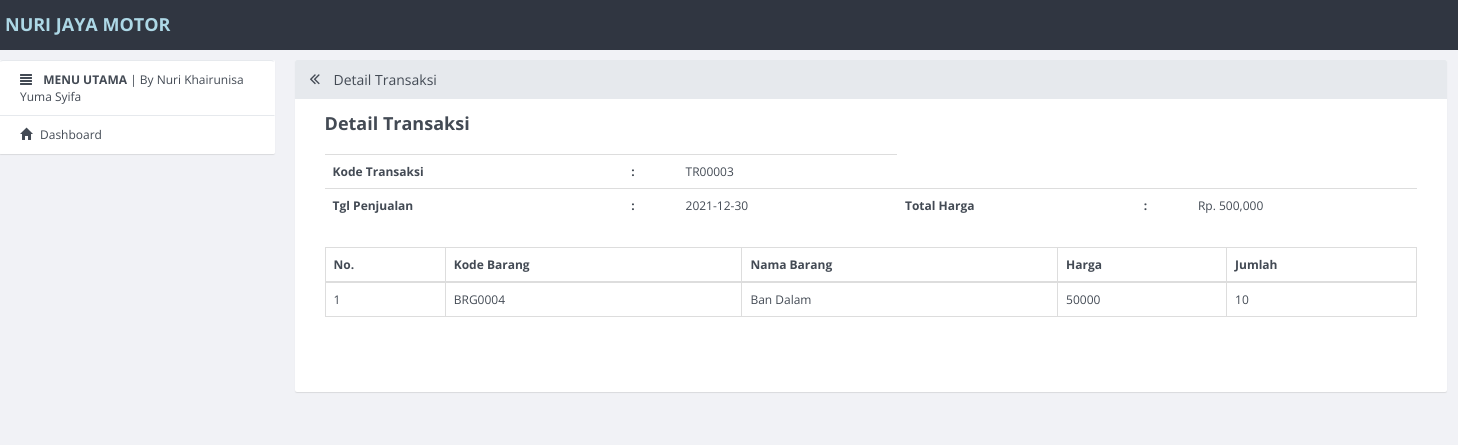
The app's page /app/detail_penjualan/TR00003 with its own data.
### tables this page shows
CREATE TABLE `transaksi` (
  `id_transaksi` int(11) NOT NULL,
  `kode_transaksi` varchar(10) DEFAULT NULL,
  `tgl_transaksi` date DEFAULT NULL,
  `total_harga` int(11) DEFAULT NULL
);

CREATE TABLE `detail_transaksi` (
  `kode_transaksi` varchar(10) DEFAULT NULL,
  `kode_barang` varchar(10) DEFAULT NULL,
  `qty` int(5) DEFAULT NULL
);

CREATE TABLE `barang` (
  `id_barang` int(11) NOT NULL,
  `kode_barang` varchar(10) DEFAULT NULL,
  `nama_barang` varchar(50) DEFAULT NULL,
  `harga` int(11) DEFAULT NULL,
  `stok` int(5) DEFAULT NULL,
  `foto_barang` varchar(100) DEFAULT NULL,
  `id_jenis` int(11) DEFAULT NULL,
  `id_merk` int(11) DEFAULT NULL,
  `kode_supplier` varchar(10) DEFAULT NULL
);

### application/controllers/App.php (called while the page is built, shortened)
<?php
class App extends CI_Controller {
				?>
		<?php
	public function detail_penjualan($kode_penjualan)
	{
		$data = array(
			'konten' => 'detail_penjualan',
			'judul' => 'Detail Transaksi',
			'data' => $this->db->query("SELECT * FROM transaksi where kode_transaksi='$kode_penjualan'"),
		);
		$this->load->view('v_index',$data);
	}
}

### index.php (called while the page is built, shortened)
<?php
require_once BASEPATH.'core/CodeIgniter.php';

### application/views/detail_penjualan.php (the view)
<?php
$rs = $data->row();
 ?>
<div class="row">
	<div class="col-md-12">
		<table class="table">
			<tr>
				<th>Kode Transaksi</th>
				<th>:</th>
				<td><?php echo $rs->kode_transaksi; ?></td>
			</tr>
			<tr>
				<th>Tgl Penjualan</th>
				<th>:</th>
				<td><?php echo $rs->tgl_transaksi; ?></td>
				<th>Total Harga</th>
				<th>:</th>
				<td>Rp. <?php echo number_format($rs->total_harga); ?></td>
			</tr>
		</table>
	</div>
	<div class="col-md-12">
		<table class="table table-bordered" style="margin-bottom: 10px" >
			<thead>
				<tr>
					<th>No.</th>
					<th>Kode Barang</th>
					<th>Nama Barang</th>
					<th>Harga</th>
					<th>Jumlah</th>
				</tr>
			</thead>
			<tbody>
				<?php
				$sql = $this->db->query("SELECT * FROM detail_transaksi as a,barang as b where a.kode_barang=b.kode_barang and a.kode_transaksi='$rs->kode_transaksi' ");
				$no = 1;
				foreach ($sql->result() as $row) {
				 ?>
				<tr>
					<td><?php echo $no++; ?></td>
					<td><?php echo $row->kode_barang; ?></td>
					<td><?php echo $row->nama_barang; ?></td>
					<td><?php echo $row->harga; ?></td>
					<td><?php echo $row->qty; ?></td>
				</tr>
				<?php } ?>
			</tbody>
		</table>
	</div>
</div>

### records on screen
transaksi: kode_transaksi "TR00003", tgl_transaksi "2021-12-30", total_harga "500,000"
detail_transaksi: barang.kode_barang "BRG0004", barang.nama_barang "Ban Dalam", barang.harga "50000", qty "10"

### other values on screen
$judul "Detail Transaksi"
